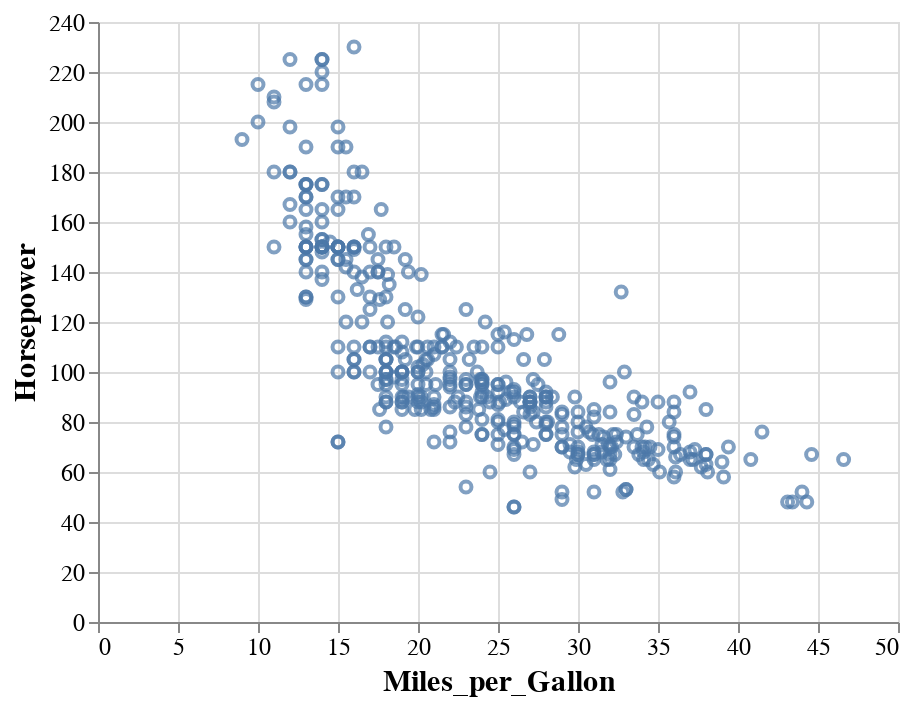

The notebook cell saved with this chart:
### Markdown cell above
The `encode()` method builds a key-value mapping between encoding channels (such as `x`, `y`, `color`, `shape`, `size`, *etc.*) to fields in the dataset, accessed by field name. For Pandas data frames, Altair automatically determines an appropriate data type for the mapped column, which in this case is the *nominal* type, indicating unordered, categorical values.

Though we've now separated the data by one attribute, we still have multiple points overlapping within each category. Let's further separate these by adding an `x` encoding channel:

### Code cell
alt.Chart(cars).mark_point().encode(
    x='Miles_per_Gallon',
    y='Horsepower')

### Figure 1 — Vega-Lite specification as saved in the notebook (floating-point values rounded to 4 significant figures; data arrays with more than 128 entries replaced by an {"elided": "..."} marker saying what was removed)
{"config": {"view": {"continuousWidth": 400, "continuousHeight": 300}, "legend": {"symbolSize": 14, "titleFontSize": 14, "labelFontSize": 14}, "axis": {"titleFontSize": 15, "labelFontSize": 12}, "encoding": {"x": {"scale": {"zero": false}}}}, "data": {"name": "data-f02450ab61490a1363517a0190416235"}, "mark": "point", "encoding": {"x": {"type": "quantitative", "field": "Miles_per_Gallon"}, "y": {"type": "quantitative", "field": "Horsepower"}}, "$schema": "https://vega.github.io/schema/vega-lite/v4.8.1.json", "datasets": {"data-f02450ab61490a1363517a0190416235": {"elided": "406 records"}}}
